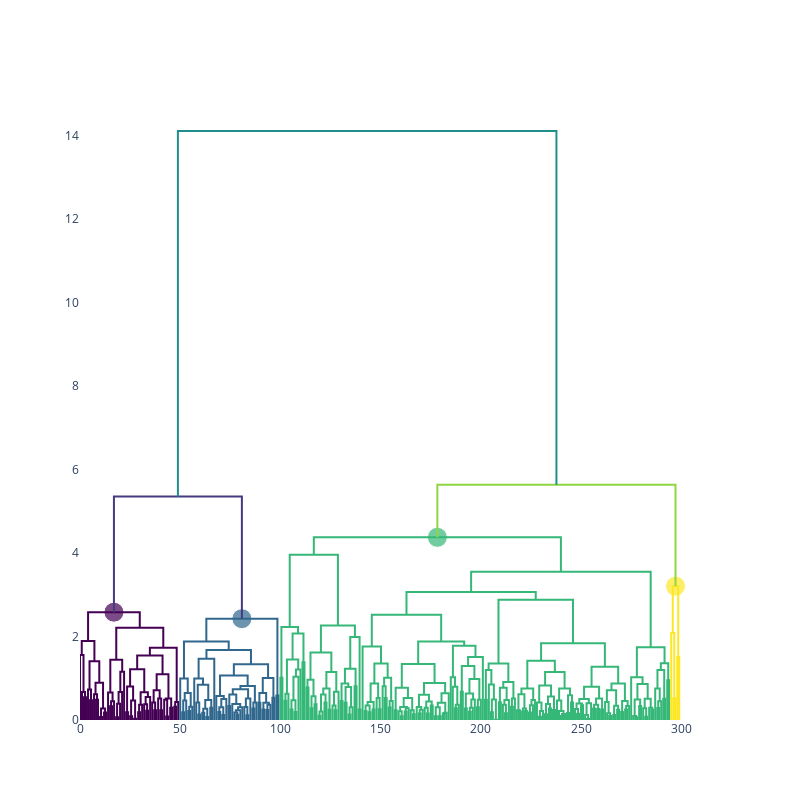

Notebook source saved alongside this figure:
### Markdown cell above
## Compute the dynamic cut with the pacBayesian algorithm and plot the results

### Code cell
model = DendrogramCut(k_max=10, method='average').fit(dist)
k = model.pac_bayesian_cut(lambda_=0.2)
print(k)
model.dendrogram_plot(k=k)

from IPython.display import Image
